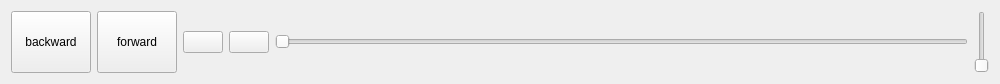
<?xml version="1.0" encoding="UTF-8"?>
<ui version="4.0">
 <class>ControlPanel</class>
 <widget class="QWidget" name="ControlPanel">
  <property name="geometry">
   <rect>
    <x>0</x>
    <y>0</y>
    <width>1000</width>
    <height>84</height>
   </rect>
  </property>
  <property name="sizePolicy">
   <sizepolicy hsizetype="Expanding" vsizetype="Preferred">
    <horstretch>0</horstretch>
    <verstretch>0</verstretch>
   </sizepolicy>
  </property>
  <property name="windowTitle">
   <string>Form</string>
  </property>
  <layout class="QHBoxLayout">
   <item>
    <widget class="QPushButton" name="BackwardButton">
     <property name="sizePolicy">
      <sizepolicy hsizetype="Minimum" vsizetype="Preferred">
       <horstretch>0</horstretch>
       <verstretch>0</verstretch>
      </sizepolicy>
     </property>
     <property name="text">
      <string>backward</string>
     </property>
    </widget>
   </item>
   <item>
    <widget class="QPushButton" name="ForwardButton">
     <property name="sizePolicy">
      <sizepolicy hsizetype="Minimum" vsizetype="Preferred">
       <horstretch>0</horstretch>
       <verstretch>0</verstretch>
      </sizepolicy>
     </property>
     <property name="text">
      <string>forward</string>
     </property>
    </widget>
   </item>
   <item>
    <widget class="QPushButton" name="PlayButton">
     <property name="text">
      <string/>
     </property>
     <property name="icon">
      <iconset resource="images.qrc">
       <normaloff>:/images/playIcon.jpg</normaloff>:/images/playIcon.jpg</iconset>
     </property>
     <property name="iconSize">
      <size>
       <width>60</width>
       <height>60</height>
      </size>
     </property>
    </widget>
   </item>
   <item>
    <widget class="QPushButton" name="PauseButton">
     <property name="styleSheet">
      <string notr="true"/>
     </property>
     <property name="text">
      <string/>
     </property>
     <property name="icon">
      <iconset resource="images.qrc">
       <normaloff>:/images/pauseIcon.jpg</normaloff>:/images/pauseIcon.jpg</iconset>
     </property>
     <property name="iconSize">
      <size>
       <width>60</width>
       <height>60</height>
      </size>
     </property>
    </widget>
   </item>
   <item>
    <widget class="QSlider" name="ProgressBar">
     <property name="minimumSize">
      <size>
       <width>200</width>
       <height>0</height>
      </size>
     </property>
     <property name="layoutDirection">
      <enum>Qt::LeftToRight</enum>
     </property>
     <property name="maximum">
      <number>100</number>
     </property>
     <property name="sliderPosition">
      <number>0</number>
     </property>
     <property name="orientation">
      <enum>Qt::Horizontal</enum>
     </property>
    </widget>
   </item>
   <item>
    <widget class="QSlider" name="VolumeButton">
     <property name="orientation">
      <enum>Qt::Vertical</enum>
     </property>
    </widget>
   </item>
  </layout>
 </widget>
 <resources>
  <include location="images.qrc"/>
 </resources>
 <connections/>
</ui>
